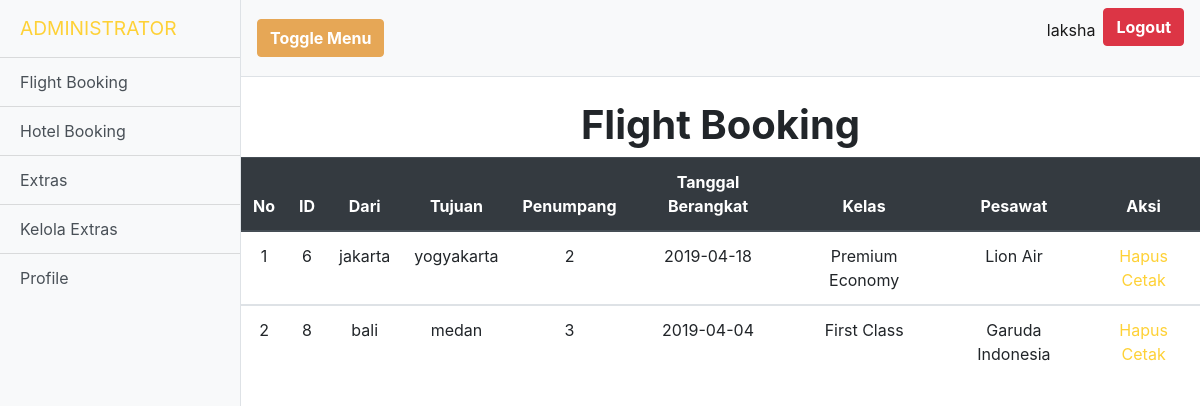
/admin/flightbook.php (signed in), run on the app's committed database.
### tables this page shows
CREATE TABLE `flight` (
  `id` int(255) NOT NULL,
  `from` varchar(255) NOT NULL,
  `to` varchar(255) NOT NULL,
  `penumpang` int(255) NOT NULL,
  `tgl_brngkt` varchar(255) NOT NULL,
  `kelas` varchar(255) NOT NULL,
  `pesawat` varchar(255) NOT NULL
);

### admin/flightbook.php (the view, shortened to what this page needs)
<?php
    require '../db_config.php';
    $query = "SELECT * FROM flight";
    $rows = mysqli_query($conn, $query);
 ?>
<!DOCTYPE html>
<html lang="en">
<head>
  <link rel="stylesheet" type="text/css" href="../css/bootstrap.min.css">
  <link rel="stylesheet" type="text/css" href="../css/style.css">
  <link rel="stylesheet" type="text/css" href="../fontawesome/css/all.min.css">
</head>
<body>
   <div class="d-flex" id="wrapper">
    <div class="bg-light border-right" id="sidebar-wrapper">
       <div class="sidebar-heading text-uppercase"><a href="admin.php">Administrator</a></div>
      <div class="list-group list-group-flush">
        <a href="flightbook.php" class="list-group-item list-group-item-action bg-light">Flight Booking</a>
        <a href="hotelbook.php" class="list-group-item list-group-item-action bg-light">Hotel Booking</a>
        <a href="upload_extras.php" class="list-group-item list-group-item-action bg-light">Extras</a>
        <a href="kelola.php" class="list-group-item list-group-item-action bg-light">Kelola Extras</a>
        <a href="profile.php" class="list-group-item list-group-item-action bg-light">Profile</a>
      </div>
    </div>
    <div id="page-content-wrapper">
      <nav class="navbar navbar-expand-lg navbar-light bg-light border-bottom">
        <button class="btn btn-primary" id="menu-toggle">Toggle Menu</button>
        <div class="collapse navbar-collapse" id="navbarSupportedContent">
          <ul class="navbar-nav ml-auto mt-2 mt-lg-0">
            <li class="nav-item active">
              <p class="nav-link"><?php echo $_SESSION["nm_pengguna"] ?></p>
            <li class="nav-item">
              <a class="btn btn-danger" href="logout.php">Logout</a>
            </li>
            </li>
          </ul>
        </div>
      </nav>
      <div class="container-fluid">
        <h1 class="mt-4 text-center">Flight Booking</h1>
      </div>
      <table class="table">
  <thead class="thead-dark">
    <tr>
      <th scope="col" class="text-center">No</th>
      <th scope="col"  class="text-center">ID</th>
      <th scope="col" class="text-center">Dari</th>
      <th scope="col" class="text-center">Tujuan</th>
      <th scope="col" class="text-center">Penumpang</th>
      <th scope="col" class="text-center">Tanggal Berangkat</th>
      <th scope="col" class="text-center">Kelas</th>
      <th scope="col" class="text-center">Pesawat</th>
      <th scope="col" class="text-center">Aksi</th>
    </tr>
  </thead>
  <?php
    $no = 1;
    while ($row = mysqli_fetch_assoc($rows)) {?>
  <tbody>
    <td class="text-center"><?php echo $no ?></td>
    <td class="text-center"><?php echo $row["id"] ?></td>
    <td class="text-center"><?php echo $row["from"] ?></td>
    <td class="text-center"><?php echo $row["to"] ?></td>
    <td class="text-center"><?php echo $row["penumpang"] ?></td>
    <td class="text-center"><?php echo $row["tgl_brngkt"] ?></td>
    <td class="text-center"><?php echo $row["kelas"] ?></td>
    <td class="text-center"><?php echo $row["pesawat"] ?></td>
    <td class="text-center">
      <a href="../actions/delete.php?id=<?php echo $row["id"] ?>" onclick="return confirm('Anda Yakin?')">Hapus</a>
       <a href="../actions/cetak.php?id=<?php echo $row["id"] ?>" target="_blank" onclick="return confirm('Anda Yakin?')">Cetak</a>
    </td>
  </tbody>
  <?php
  $no++;
  }
 ?>
</table>
    </div>
  </div>
</body>
</html>

### css/style.css (style rules this page uses)
body { overflow-x: hidden; font-family: 'Roboto Slab', -apple-system, BlinkMacSystemFont, 'Segoe UI', Roboto, 'Helvetica Neue', Arial, sans-serif, 'Apple Color Emoji', 'Segoe UI Emoji', 'Segoe UI Symbol', 'Noto Color Emoji'; width: 100%; height: 100%; scroll-behavior: smooth; }
p { line-height: 1.75; }
a { color: #fed136; }
h1, h2, h3, h4, h5, h6 { font-weight: 700; font-family: 'Montserrat', -apple-system, BlinkMacSystemFont, 'Segoe UI', Roboto, 'Helvetica Neue', Arial, sans-serif, 'Apple Color Emoji', 'Segoe UI Emoji', 'Segoe UI Symbol', 'Noto Color Emoji'; }
.btn { font-family: 'Montserrat', -apple-system, BlinkMacSystemFont, 'Segoe UI', Roboto, 'Helvetica Neue', Arial, sans-serif, 'Apple Color Emoji', 'Segoe UI Emoji', 'Segoe UI Symbol', 'Noto Color Emoji'; font-weight: 700; }
.btn-primary { background-color: #fed136; border-color: #fed136; }
@media (min-width: 768px) { .btn-primary { background-color: #e6a756; border-color: #e6a756; } }
@media (min-width: 768px) { :root { --input-padding-x: 1.5rem; --input-padding-y: 0.75rem; } }
@media (min-width: 768px) { #sidebar-wrapper { min-height: 100vh; margin-left: -15rem; -webkit-transition: margin .25s ease-out; -moz-transition: margin .25s ease-out; -o-transition: margin .25s ease-out; transition: margin .25s ease-out; } }
@media (min-width: 768px) { #sidebar-wrapper .sidebar-heading { padding: 0.875rem 1.25rem; font-size: 1.2rem; } }
@media (min-width: 768px) { #sidebar-wrapper .list-group { width: 15rem; } }
@media (min-width: 768px) { #page-content-wrapper { min-width: 100vw; } }

### data on the page
flight: id "6", from "jakarta", to "yogyakarta", penumpang "2", tgl_brngkt "2019-04-18", kelas "Premium Economy", pesawat "Lion Air"
flight: id "8", from "bali", to "medan", penumpang "3", tgl_brngkt "2019-04-04", kelas "First Class", pesawat "Garuda Indonesia"

### other printed values
$_SESSION["nm_pengguna"] "laksha"
